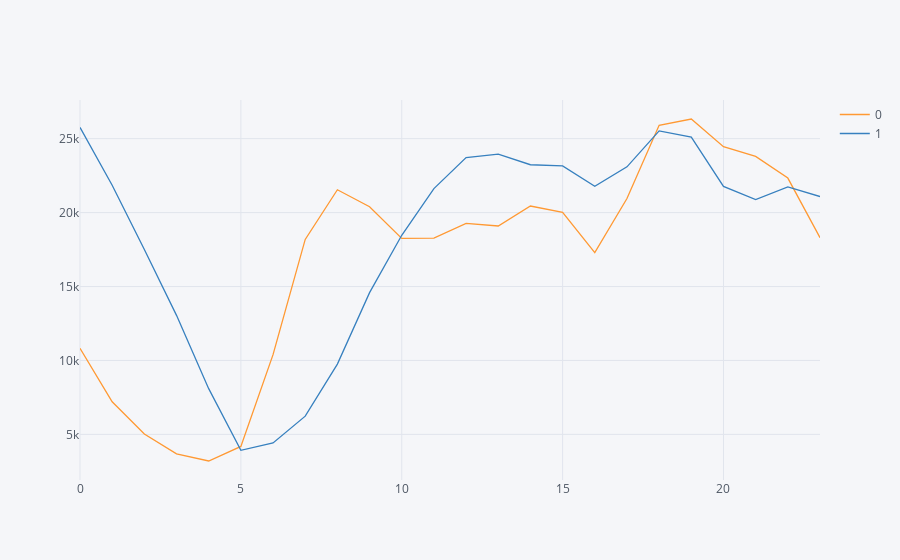

Notebook code for this chart:
### Code cell
df.groupby(['hour', 'is_weekend'])['cnt'].mean().unstack().iplot()

### Figure 1 — Plotly figure (JSON) as saved in the notebook; plotly's stock layout.template omitted (floating-point values rounded to 4 significant figures)
{"data": [{"line": {"color": "rgba(255, 153, 51, 1.0)", "dash": "solid", "shape": "linear", "width": 1.3}, "mode": "lines", "name": "0", "text": "", "type": "scatter", "uid": "9e5a8a5b-ba93-4c6b-a39e-4a46140a194b", "x": [0, 1, 2, 3, 4, 5, 6, 7, 8, 9, 10, 11, 12, 13, 14, 15, 16, 17, 18, 19, 20, 21, 22, 23], "y": [10820.0, 7206.0, 5025.0, 3684.0, 3201, 4188.0, 10390.0, 18180.0, 21550.0, 20400.0, 18260.0, 18268, 19270.0, 19090.0, 20440.0, 20010.0, 17300.0, 20950.0, 25900.0, 26330.0, 24460.0, 23800.0, 22335, 18300.0]}, {"line": {"color": "rgba(55, 128, 191, 1.0)", "dash": "solid", "shape": "linear", "width": 1.3}, "mode": "lines", "name": "1", "text": "", "type": "scatter", "uid": "c8bbc51b-b611-414b-aa20-ccfd719800a3", "x": [0, 1, 2, 3, 4, 5, 6, 7, 8, 9, 10, 11, 12, 13, 14, 15, 16, 17, 18, 19, 20, 21, 22, 23], "y": [25760.0, 21850.0, 17510.0, 13050.0, 8094.0, 3921.0, 4424.0, 6231.0, 9755.0, 14589, 18470.0, 21620.0, 23720.0, 23950.0, 23240.0, 23160.0, 21780.0, 23100.0, 25530.0, 25110.0, 21767, 20880.0, 21730.0, 21080.0]}], "layout": {"legend": {"bgcolor": "#F5F6F9", "font": {"color": "#4D5663"}}, "paper_bgcolor": "#F5F6F9", "plot_bgcolor": "#F5F6F9", "title": {"font": {"color": "#4D5663"}}, "xaxis": {"gridcolor": "#E1E5ED", "showgrid": true, "tickfont": {"color": "#4D5663"}, "title": {"font": {"color": "#4D5663"}, "text": ""}, "zerolinecolor": "#E1E5ED"}, "yaxis": {"gridcolor": "#E1E5ED", "showgrid": true, "tickfont": {"color": "#4D5663"}, "title": {"font": {"color": "#4D5663"}, "text": ""}, "zerolinecolor": "#E1E5ED"}}}
